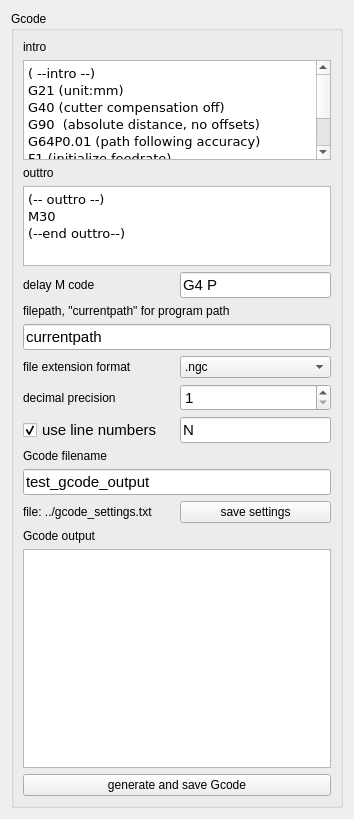
            <widget class="QWidget" name="scrollAreaWidgetContents_4">
             <property name="geometry">
              <rect>
               <x>0</x>
               <y>0</y>
               <width>354</width>
               <height>819</height>
              </rect>
             </property>
             <layout class="QGridLayout" name="gridLayout_25">
              <item row="0" column="0">
               <widget class="QGroupBox" name="groupBox_gcode_text">
                <property name="sizePolicy">
                 <sizepolicy hsizetype="Preferred" vsizetype="Preferred">
                  <horstretch>0</horstretch>
                  <verstretch>0</verstretch>
                 </sizepolicy>
                </property>
                <property name="minimumSize">
                 <size>
                  <width>0</width>
                  <height>0</height>
                 </size>
                </property>
                <property name="maximumSize">
                 <size>
                  <width>16777215</width>
                  <height>16777215</height>
                 </size>
                </property>
                <property name="title">
                 <string>Gcode </string>
                </property>
                <layout class="QGridLayout" name="gridLayout_27">
                 <item row="0" column="0">
                  <layout class="QGridLayout" name="gridLayout_24">
                   <item row="4" column="1">
                    <widget class="QLineEdit" name="lineEdit_delay">
                     <property name="sizePolicy">
                      <sizepolicy hsizetype="Preferred" vsizetype="Preferred">
                       <horstretch>0</horstretch>
                       <verstretch>0</verstretch>
                      </sizepolicy>
                     </property>
                     <property name="font">
                      <font>
                       <pointsize>11</pointsize>
                      </font>
                     </property>
                     <property name="text">
                      <string>G4 P</string>
                     </property>
                    </widget>
                   </item>
                   <item row="19" column="0" colspan="2">
                    <widget class="QPushButton" name="pushButton_generate_gcode">
                     <property name="sizePolicy">
                      <sizepolicy hsizetype="Preferred" vsizetype="Preferred">
                       <horstretch>0</horstretch>
                       <verstretch>0</verstretch>
                      </sizepolicy>
                     </property>
                     <property name="text">
                      <string>generate and save Gcode</string>
                     </property>
                    </widget>
                   </item>
                   <item row="12" column="0" colspan="2">
                    <widget class="QLineEdit" name="lineEdit_gcode_filename">
                     <property name="sizePolicy">
                      <sizepolicy hsizetype="Preferred" vsizetype="Preferred">
                       <horstretch>0</horstretch>
                       <verstretch>0</verstretch>
                      </sizepolicy>
                     </property>
                     <property name="font">
                      <font>
                       <pointsize>11</pointsize>
                      </font>
                     </property>
                     <property name="text">
                      <string>test_gcode_output</string>
                     </property>
                    </widget>
                   </item>
                   <item row="1" column="0" colspan="2">
                    <widget class="QPlainTextEdit" name="plainTextEdit_gcode_intro">
                     <property name="sizePolicy">
                      <sizepolicy hsizetype="Preferred" vsizetype="Preferred">
                       <horstretch>0</horstretch>
                       <verstretch>0</verstretch>
                      </sizepolicy>
                     </property>
                     <property name="maximumSize">
                      <size>
                       <width>16777215</width>
                       <height>100</height>
                      </size>
                     </property>
                     <property name="font">
                      <font>
                       <family>DejaVu Sans</family>
                       <pointsize>10</pointsize>
                      </font>
                     </property>
                     <property name="plainText">
                      <string>( --intro --)
G21 (unit:mm)
G40 (cutter compensation off)
G90  (absolute distance, no offsets)
G64P0.01 (path following accuracy)
F1 (initialize feedrate)
S1 (initialize spindle speed/power)
( --end intro --)</string>
                     </property>
                    </widget>
                   </item>
                   <item row="5" column="0" colspan="2">
                    <widget class="QLabel" name="label_81">
                     <property name="maximumSize">
                      <size>
                       <width>16777215</width>
                       <height>16777215</height>
                      </size>
                     </property>
                     <property name="text">
                      <string>filepath, &quot;currentpath&quot; for program path</string>
                     </property>
                    </widget>
                   </item>
                   <item row="4" column="0">
                    <widget class="QLabel" name="label_86">
                     <property name="text">
                      <string>delay M code</string>
                     </property>
                    </widget>
                   </item>
                   <item row="8" column="0">
                    <widget class="QLabel" name="label_85">
                     <property name="text">
                      <string>decimal precision</string>
                     </property>
                    </widget>
                   </item>
                   <item row="0" column="0" colspan="2">
                    <widget class="QLabel" name="label_75">
                     <property name="maximumSize">
                      <size>
                       <width>16777215</width>
                       <height>16777215</height>
                      </size>
                     </property>
                     <property name="text">
                      <string>intro</string>
                     </property>
                    </widget>
                   </item>
                   <item row="7" column="0">
                    <widget class="QLabel" name="label_82">
                     <property name="maximumSize">
                      <size>
                       <width>16777215</width>
                       <height>16777215</height>
                      </size>
                     </property>
                     <property name="text">
                      <string>file extension format</string>
                     </property>
                    </widget>
                   </item>
                   <item row="7" column="1">
                    <widget class="QComboBox" name="comboBox_gcode_file_extension">
                     <property name="sizePolicy">
                      <sizepolicy hsizetype="Preferred" vsizetype="Preferred">
                       <horstretch>0</horstretch>
                       <verstretch>0</verstretch>
                      </sizepolicy>
                     </property>
                     <item>
                      <property name="text">
                       <string>.ngc</string>
                      </property>
                     </item>
                     <item>
                      <property name="text">
                       <string>.tap</string>
                      </property>
                     </item>
                     <item>
                      <property name="text">
                       <string>.txt</string>
                      </property>
                     </item>
                    </widget>
                   </item>
                   <item row="9" column="0">
                    <widget class="QCheckBox" name="checkBox_use_line_numbers">
                     <property name="sizePolicy">
                      <sizepolicy hsizetype="Preferred" vsizetype="Preferred">
                       <horstretch>0</horstretch>
                       <verstretch>0</verstretch>
                      </sizepolicy>
                     </property>
                     <property name="font">
                      <font>
                       <pointsize>11</pointsize>
                      </font>
                     </property>
                     <property name="text">
                      <string>use line numbers</string>
                     </property>
                     <property name="checked">
                      <bool>true</bool>
                     </property>
                    </widget>
                   </item>
                   <item row="2" column="0" colspan="2">
                    <widget class="QLabel" name="label_74">
                     <property name="maximumSize">
                      <size>
                       <width>16777215</width>
                       <height>16777215</height>
                      </size>
                     </property>
                     <property name="text">
                      <string>outtro</string>
                     </property>
                    </widget>
                   </item>
                   <item row="11" column="0">
                    <widget class="QLabel" name="label_83">
                     <property name="maximumSize">
                      <size>
                       <width>16777215</width>
                       <height>16777215</height>
                      </size>
                     </property>
                     <property name="text">
                      <string>Gcode filename</string>
                     </property>
                    </widget>
                   </item>
                   <item row="6" column="0" colspan="2">
                    <widget class="QLineEdit" name="lineEdit_gcode_filepath">
                     <property name="sizePolicy">
                      <sizepolicy hsizetype="Preferred" vsizetype="Preferred">
                       <horstretch>0</horstretch>
                       <verstretch>0</verstretch>
                      </sizepolicy>
                     </property>
                     <property name="font">
                      <font>
                       <pointsize>11</pointsize>
                      </font>
                     </property>
                     <property name="text">
                      <string>currentpath</string>
                     </property>
                    </widget>
                   </item>
                   <item row="15" column="0" colspan="2">
                    <widget class="QTextEdit" name="textEdit_gcode">
                     <property name="sizePolicy">
                      <sizepolicy hsizetype="Preferred" vsizetype="Expanding">
                       <horstretch>0</horstretch>
                       <verstretch>0</verstretch>
                      </sizepolicy>
                     </property>
                     <property name="font">
                      <font>
                       <family>DejaVu Sans</family>
                       <pointsize>10</pointsize>
                      </font>
                     </property>
                    </widget>
                   </item>
                   <item row="14" column="0">
                    <widget class="QLabel" name="label_84">
                     <property name="maximumSize">
                      <size>
                       <width>16777215</width>
                       <height>16777215</height>
                      </size>
                     </property>
                     <property name="text">
                      <string>Gcode output</string>
                     </property>
                    </widget>
                   </item>
                   <item row="8" column="1">
                    <widget class="QSpinBox" name="spinBox_gcode_decimal_precision">
                     <property name="sizePolicy">
                      <sizepolicy hsizetype="Preferred" vsizetype="Preferred">
                       <horstretch>0</horstretch>
                       <verstretch>0</verstretch>
                      </sizepolicy>
                     </property>
                     <property name="font">
                      <font>
                       <pointsize>11</pointsize>
                      </font>
                     </property>
                     <property name="minimum">
                      <number>1</number>
                     </property>
                     <property name="maximum">
                      <number>6</number>
                     </property>
                     <property name="value">
                      <number>1</number>
                     </property>
                    </widget>
                   </item>
                   <item row="13" column="0">
                    <widget class="QLabel" name="label_78">
                     <property name="maximumSize">
                      <size>
                       <width>16777215</width>
                       <height>16777215</height>
                      </size>
                     </property>
                     <property name="text">
                      <string>file: ../gcode_settings.txt</string>
                     </property>
                    </widget>
                   </item>
                   <item row="13" column="1">
                    <widget class="QPushButton" name="pushButton_save_gcode_settings">
                     <property name="sizePolicy">
                      <sizepolicy hsizetype="Preferred" vsizetype="Preferred">
                       <horstretch>0</horstretch>
                       <verstretch>0</verstretch>
                      </sizepolicy>
                     </property>
                     <property name="text">
                      <string>save settings</string>
                     </property>
                    </widget>
                   </item>
                   <item row="9" column="1">
                    <widget class="QLineEdit" name="lineEdit_linenumber_first_character">
                     <property name="sizePolicy">
                      <sizepolicy hsizetype="Preferred" vsizetype="Preferred">
                       <horstretch>0</horstretch>
                       <verstretch>0</verstretch>
                      </sizepolicy>
                     </property>
                     <property name="font">
                      <font>
                       <pointsize>11</pointsize>
                      </font>
                     </property>
                     <property name="text">
                      <string>N</string>
                     </property>
                    </widget>
                   </item>
                   <item row="3" column="0" colspan="2">
                    <widget class="QPlainTextEdit" name="plainTextEdit_gcode_outtro">
                     <property name="sizePolicy">
                      <sizepolicy hsizetype="Preferred" vsizetype="Preferred">
                       <horstretch>0</horstretch>
                       <verstretch>0</verstretch>
                      </sizepolicy>
                     </property>
                     <property name="maximumSize">
                      <size>
                       <width>16777215</width>
                       <height>80</height>
                      </size>
                     </property>
                     <property name="font">
                      <font>
                       <family>DejaVu Sans</family>
                       <pointsize>10</pointsize>
                      </font>
                     </property>
                     <property name="plainText">
                      <string>(-- outtro --)
M30 
(--end outtro--)</string>
                     </property>
                    </widget>
                   </item>
                  </layout>
                 </item>
                </layout>
               </widget>
              </item>
             </layout>
            </widget>
